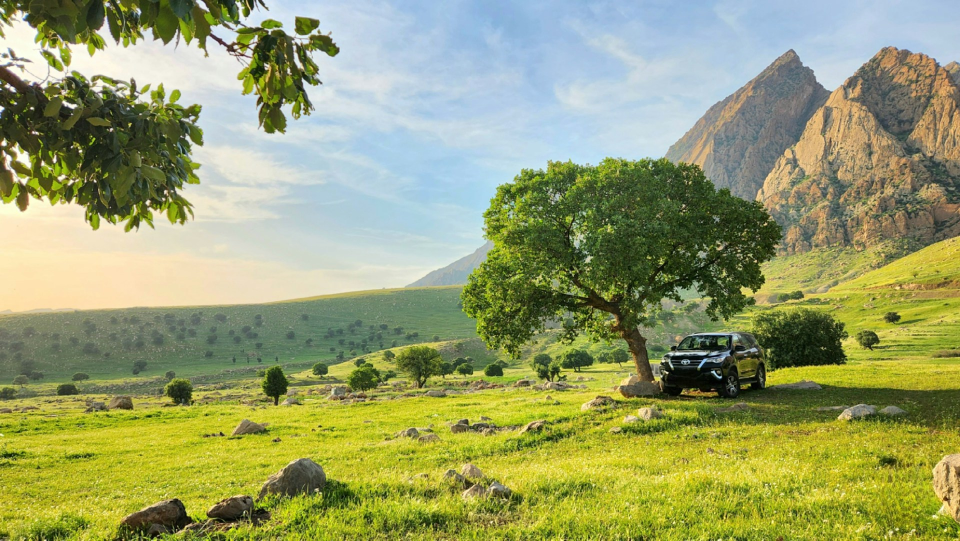
#> input picture data/nawras-gahlib-fsYYtUpfW0Y-unsplash.jpg, 1920 x 1081 px (shown at 1/2 size)
$ python -i netflix_style_poster.py   (imports and definitions only)
#> lines starting #> are read from the running program, lines starting #| are printed output that depends on the picture
#> further down, picture is the input picture: PIL image 1920x1081 RGB; mean R, G, B 150.9, 158.7, 107.6
#!/usr/bin/env python3
"""
Netflix-style poster generator v3 — emotion-aware typography + fixed layout.

For every input image, produces:
  1. <name>_thumbnail.jpg   600×900   (2:3)  — browse card
  2. <name>_background.jpg  1280×720  (16:9) — hero banner

KEY UPGRADES OVER v2
────────────────────
• Gemini classifies the image's EMOTION (horror / action / romance / scifi /
  fantasy / drama / mystery / comedy / western / thriller) and the script
  picks a matching font pairing + decorative motif for that mood.
• Accent color is extracted directly from the image's own pixels (k-means
  quantization), not guessed by the LLM — guaranteed to match the photo.
• ALL layout coordinates are HARDCODED constants (LAYOUT_THUMB / LAYOUT_BG)
  so every generated poster has pixel-identical placement — title, tagline,
  meta row, native subtitle, badge, and decorative motif always land in the
  same spot regardless of input image.
• A semi-opaque "legibility panel" sits behind every text block so text is
  ALWAYS readable, even on busy / bright source images.
• Title size auto-shrinks (within a defined range) to fit the fixed width
  without ever overflowing — but position never moves.

Usage:
    python netflix_poster_v3.py <image_path> [output_dir]

Requirements:
    pip install google-genai pillow
    export GOOGLE_API_KEY=your_key_here   (free: https://aistudio.google.com/apikey)

Fonts:
    Auto-downloaded on first run into ./fonts/ (from Google Fonts via
    raw.githubusercontent.com). If offline, falls back to system fonts.
"""

import sys, os, json, math, random
from pathlib import Path
from PIL import Image, ImageDraw, ImageFont, ImageEnhance, ImageFilter

# ════════════════════════════════════════════════════════════════════════════
#  CANVAS SIZES
# ════════════════════════════════════════════════════════════════════════════
THUMB_W, THUMB_H = 600, 900     # 2:3
BG_W,    BG_H    = 1280, 720    # 16:9

# ════════════════════════════════════════════════════════════════════════════
#  HARDCODED LAYOUT — every coordinate lives here. Change once, applies to
#  every poster ever generated. (x, y) = top-left anchor unless noted.
# ════════════════════════════════════════════════════════════════════════════

LAYOUT_THUMB = {
    "panel_top_y":      520,            # legibility panel starts here (→ bottom)
    "netflix_n":        (32, 24),
    "original_label":   (None, 32),     # x computed (right-aligned)
    "subtitle_native":  (36, 552),
    "title":            (34, 588),      # title block top-left
    "title_max_w":      530,            # px — auto-shrink title to fit
    "title_size_range": (54, 96),       # (min, max) px font size
    "divider":          (36, "after_title+14", 60),  # x, y(rel), width
    "tagline":          (36, "after_divider+14"),
    "tagline_size":     21,
    "tagline_max_w":    528,
    "meta":             (36, "after_tagline+14"),
    "meta_size":        13,
    "motif_zone":       (480, 40, 560, 200),  # x,y,w,h — top-right decoration
}

LAYOUT_BG = {
    "panel_rect":       (0, 0, 760, BG_H),   # left legibility panel
    "netflix_n":        (64, 40),
    "subtitle_native":  (66, 168),
    "title":            (64, 200),
    "title_max_w":      620,
    "title_size_range": (64, 116),
    "divider":          (66, "after_title+18", 70),
    "tagline":          (66, "after_divider+18"),
    "tagline_size":     24,
    "tagline_max_w":    580,
    "meta":             (66, "after_tagline+18"),
    "meta_size":        14,
    "badge":            (66, 600, 168, 46),  # x,y,w,h
    "motif_zone":       (820, 40, 420, 280), # decoration zone, right side
}

# ════════════════════════════════════════════════════════════════════════════
#  EMOTION → TYPOGRAPHY + MOTIF MAPPING
# ════════════════════════════════════════════════════════════════════════════
# Each emotion maps to:
#   title_font / tagline_font : font filenames (downloaded into ./fonts/)
#   title_tracking            : extra letter-spacing for title (px @ base size)
#   motif                     : decorative element drawn in motif_zone
#   panel_alpha                : darkness of legibility panel (0-255)

EMOTION_STYLES = {
    "horror": {
        "title_font": "Creepster-Regular.ttf",
        "tagline_font": "SpecialElite-Regular.ttf",
        "title_tracking": 2,
        "motif": "cracks",
        "panel_alpha": 248,
        "grain": True,
    },
    "thriller": {
        "title_font": "Staatliches-Regular.ttf",
        "tagline_font": "Oswald-Bold.ttf",
        "title_tracking": 4,
        "motif": "slash",
        "panel_alpha": 240,
        "grain": True,
    },
    "action": {
        "title_font": "Anton-Regular.ttf",
        "tagline_font": "Oswald-Bold.ttf",
        "title_tracking": 3,
        "motif": "slash",
        "panel_alpha": 230,
        "grain": False,
    },
    "scifi": {
        "title_font": "Orbitron-Bold.ttf",
        "tagline_font": "Oswald-Bold.ttf",
        "title_tracking": 6,
        "motif": "grid",
        "panel_alpha": 230,
        "grain": False,
    },
    "fantasy": {
        "title_font": "CinzelDecorative-Bold.ttf",
        "tagline_font": "PlayfairDisplay-Italic.ttf",
        "title_tracking": 3,
        "motif": "ornate",
        "panel_alpha": 220,
        "grain": False,
    },
    "romance": {
        "title_font": "DancingScript-Bold.ttf",
        "tagline_font": "EBGaramond-Italic.ttf",
        "title_tracking": 0,
        "motif": "glow",
        "panel_alpha": 210,
        "grain": False,
    },
    "drama": {
        "title_font": "PlayfairDisplay-Bold.ttf",
        "tagline_font": "EBGaramond-Italic.ttf",
        "title_tracking": 1,
        "motif": "line",
        "panel_alpha": 220,
        "grain": False,
    },
    "mystery": {
        "title_font": "PlayfairDisplay-Bold.ttf",
        "tagline_font": "SpecialElite-Regular.ttf",
        "title_tracking": 2,
        "motif": "fog",
        "panel_alpha": 235,
        "grain": True,
    },
    "comedy": {
        "title_font": "Bangers-Regular.ttf",
        "tagline_font": "Righteous-Regular.ttf",
        "title_tracking": 2,
        "motif": "pop",
        "panel_alpha": 210,
        "grain": False,
    },
    "western": {
        "title_font": "Rye-Regular.ttf",
        "tagline_font": "SpecialElite-Regular.ttf",
        "title_tracking": 1,
        "motif": "dust",
        "panel_alpha": 225,
        "grain": True,
    },
}
DEFAULT_EMOTION = "drama"

FONT_BASE_URL = "https://raw.githubusercontent.com/google/fonts/main"
FONT_SOURCES = {
    "Creepster-Regular.ttf":      f"{FONT_BASE_URL}/ofl/creepster/Creepster-Regular.ttf",
    "SpecialElite-Regular.ttf":   f"{FONT_BASE_URL}/apache/specialelite/SpecialElite-Regular.ttf",
    "Staatliches-Regular.ttf":    f"{FONT_BASE_URL}/ofl/staatliches/Staatliches-Regular.ttf",
    "Oswald-Bold.ttf":            f"{FONT_BASE_URL}/ofl/oswald/Oswald%5Bwght%5D.ttf",
    "Anton-Regular.ttf":          f"{FONT_BASE_URL}/ofl/anton/Anton-Regular.ttf",
    "Orbitron-Bold.ttf":          f"{FONT_BASE_URL}/ofl/orbitron/Orbitron%5Bwght%5D.ttf",
    "CinzelDecorative-Bold.ttf":  f"{FONT_BASE_URL}/ofl/cinzeldecorative/CinzelDecorative-Bold.ttf",
    "PlayfairDisplay-Italic.ttf": f"{FONT_BASE_URL}/ofl/playfairdisplay/PlayfairDisplay-Italic%5Bwght%5D.ttf",
    "PlayfairDisplay-Bold.ttf":   f"{FONT_BASE_URL}/ofl/playfairdisplay/PlayfairDisplay%5Bwght%5D.ttf",
    "DancingScript-Bold.ttf":     f"{FONT_BASE_URL}/ofl/dancingscript/DancingScript%5Bwght%5D.ttf",
    "EBGaramond-Italic.ttf":      f"{FONT_BASE_URL}/ofl/ebgaramond/EBGaramond-Italic%5Bwght%5D.ttf",
    "Bangers-Regular.ttf":        f"{FONT_BASE_URL}/ofl/bangers/Bangers-Regular.ttf",
    "Righteous-Regular.ttf":      f"{FONT_BASE_URL}/ofl/righteous/Righteous-Regular.ttf",
    "Rye-Regular.ttf":            f"{FONT_BASE_URL}/ofl/rye/Rye-Regular.ttf",
    "CJK":                        None,  # use system Noto Serif CJK
}

SYSTEM_FALLBACKS = {
    "sans":     ["/usr/share/fonts/truetype/dejavu/DejaVuSans.ttf",
                  "/Library/Fonts/Arial.ttf", "C:/Windows/Fonts/arial.ttf"],
    "sansbold": ["/usr/share/fonts/truetype/dejavu/DejaVuSans-Bold.ttf",
                  "/Library/Fonts/Arial Bold.ttf", "C:/Windows/Fonts/arialbd.ttf"],
    "serif":    ["/usr/share/fonts/truetype/google-fonts/Lora-Variable.ttf",
                  "/usr/share/fonts/truetype/dejavu/DejaVuSerif.ttf"],
    "cjk":      ["/usr/share/fonts/opentype/noto/NotoSerifCJK-Regular.ttc",
                  "/System/Library/Fonts/PingFang.ttc"],
}

FONT_DIR = Path(os.environ.get("FONT_CACHE_DIR", "/tmp/edgedelivery_fonts"))
LOGO_PATH = Path(__file__).parent.parent / "assets" / "logo.png"


# ════════════════════════════════════════════════════════════════════════════
#  LOGO HELPER
# ════════════════════════════════════════════════════════════════════════════

# [103 lines left out: functions paste_logo, ensure_font, load_font, text_w, not called in this run]


def text_h(font, text):
    bb = font.getbbox(text or "Ag")
    return bb[3] - bb[1]


# [40 lines left out: functions draw_tracked, wrap_lines, fit_title_size, not called in this run]


def hex_rgb(h):
    h = h.lstrip("#")
    return tuple(int(h[i:i+2], 16) for i in (0, 2, 4))


def rgb_hex(rgb):
    return "#%02x%02x%02x" % tuple(rgb)


def relative_luminance(rgb):
    r, g, b = [c / 255 for c in rgb]
    return 0.2126*r + 0.7152*g + 0.0722*b


# ════════════════════════════════════════════════════════════════════════════
#  PALETTE EXTRACTION (from the image itself — no LLM guessing)
# ════════════════════════════════════════════════════════════════════════════

# [56 lines left out: functions extract_accent_color, boost_color, not called in this run]


# ════════════════════════════════════════════════════════════════════════════
#  GEMINI CONCEPT + EMOTION CLASSIFICATION
# ════════════════════════════════════════════════════════════════════════════

EMOTIONS_LIST = ", ".join(EMOTION_STYLES.keys())

PROMPT = f"""You are a Netflix creative director. Analyse this image — mood,
colors, subject, lighting, atmosphere — and invent an original Netflix
movie/series concept that fits it perfectly.

Return ONLY valid JSON, no markdown, no fences:
{{
  "title_line1": "Bold first title line (1-3 words)",
  "title_line2": "Lighter second line (1-3 words, or empty string)",
  "subtitle_native": "Short non-English subtitle matching the mood (or empty string)",
  "tagline": "One punchy sentence, max 12 words",
  "genre_tags": ["Genre1", "Genre2"],
  "year": "2025",
  "episodes": "8 Episodes",
  "emotion": "ONE of: {EMOTIONS_LIST}",
  "concept_note": "One sentence story concept"
}}

The "emotion" field is critical — pick the single best match for the image's
dominant feeling, since it drives the poster's typography and design."""


# [66 lines left out: functions get_concept, smart_crop, not called in this run]


def grade(img, brightness=0.6, color=0.85, contrast=1.1):
#> called with brightness = 0.6, color = 0.85, contrast = 1.1
    img = ImageEnhance.Brightness(img).enhance(brightness)
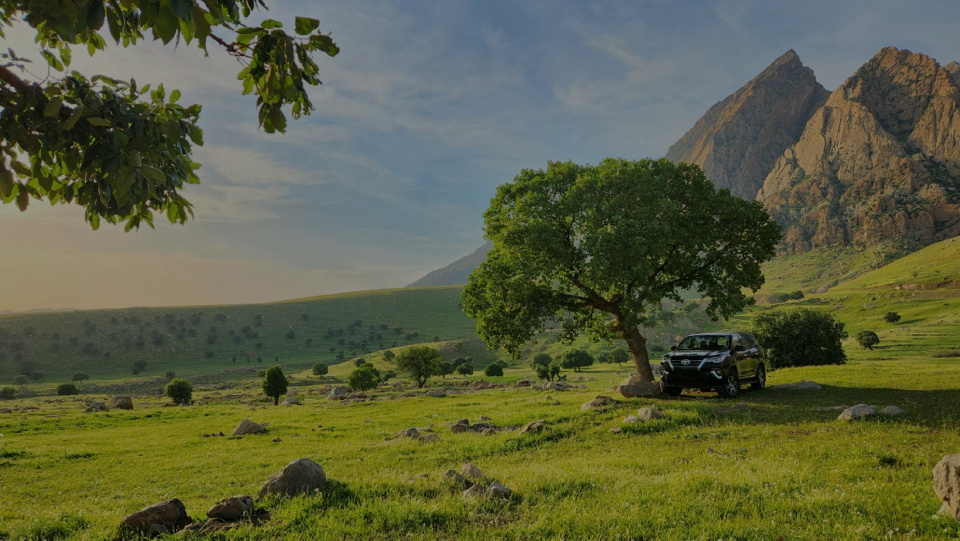
#> img: PIL image 1920x1081 RGB (shown at 1/2 size); mean R, G, B 90.2, 94.8, 64.1
    img = ImageEnhance.Color(img).enhance(color)
    img = ImageEnhance.Contrast(img).enhance(contrast)
    return img


# [347 lines left out: functions add_grain, panel_gradient_thumb, panel_gradient_bg, draw_motif, render_text_block, render_thumbnail and 2 more, not called in this run]


# [2 lines not run here, left out]

>>> from PIL import Image
>>> picture = Image.open('../data/nawras-gahlib-fsYYtUpfW0Y-unsplash.jpg')
>>> result = grade(picture)

$ run again, on data/train_travel_illustration-wallpaper-1920x1080.jpg
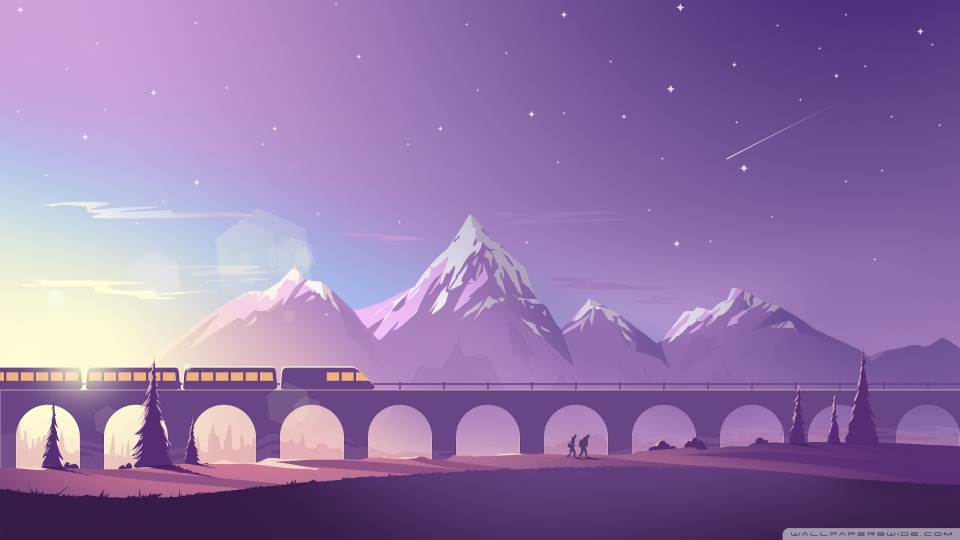
#> input picture data/train_travel_illustration-wallpaper-1920x1080.jpg, 1920 x 1080 px (shown at 1/2 size)
#> picture is the input picture: PIL image 1920x1080 RGB; mean R, G, B 148, 117.5, 169.4
#> in grade, `img = ImageEnhance.Brightness(img).enhance(brightness)`:
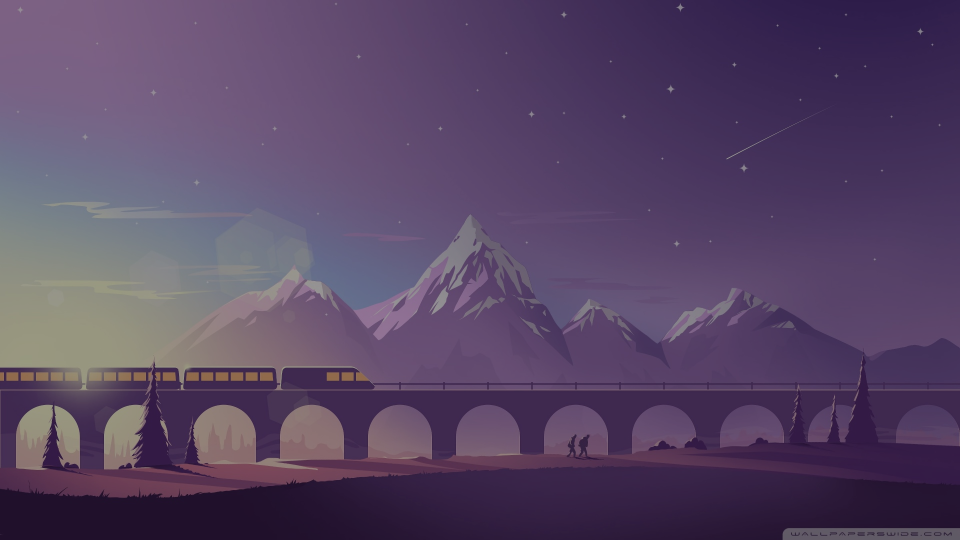
#> img: PIL image 1920x1080 RGB (shown at 1/2 size); mean R, G, B 88.4, 70.1, 101.2
